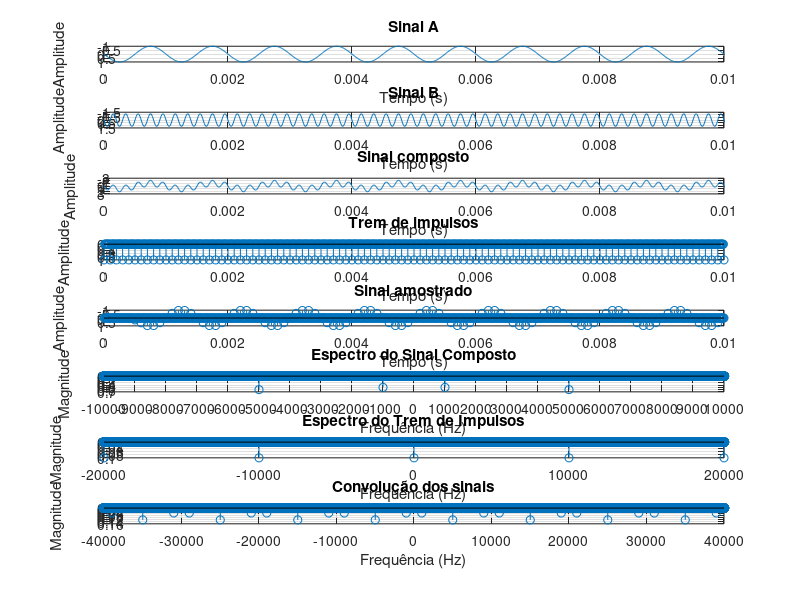

MATLAB code for this plot:
clear;
clc;
close all;

pkg load signal;


% Frequências do sinal analógico de entrada
f1 = 1e3;                   % Senoide desejada (Banda do sinal: 1KHz)
f2 = 5e3;                   % Segunda senoide (Banda do sinal: 5KHz)
% Amplitudes das senoides
A1 = 1.0;
A2 = 1.2;

fAnalog = 1e5;             % Frequência analógica simulada (100 kHz)
Ta = 1/fAnalog;            % Período de amostragem analógico
tempoTotal = 1;            % Tempo total de simulação (1s)
t = 0:Ta:tempoTotal-Ta;    % Vetor de tempo "contínuo"
nPAnalog = length(t);      % Número total de pontos analógicos
fs = 10e3;                 % Frequencia de amostragem(Trem de impulsos)
Ts = 1/fs;                 % Periodo de amostragem(Trem de impulsos)
fNyquist = fs/2;
fCorte = 1e3;
ordemFiltro = 100;
% fs >= 2*f1
kPasso = round(Ts/Ta);
nPlots = 8;                % Número total de plots

sinalA = A1*sin(2*pi*f1*t);

%figure;
subplot(nPlots,1,1);
plot(t, sinalA);
grid on;
xlabel('Tempo (s)');
ylabel('Amplitude');
title('Sinal A');
xlim([0 0.01]);

sinalB = A2*sin(2*pi*f2*t);

%figure;
subplot(nPlots,1,2);
plot(t, sinalB);
grid on;
xlabel('Tempo (s)');
ylabel('Amplitude');
title('Sinal B');
xlim([0 0.01]);

sinalComposto = sinalA + sinalB;

%figure;
subplot(nPlots,1,3);
plot(t,sinalComposto);
grid on;
xlabel('Tempo (s)');
ylabel('Amplitude');
title('Sinal composto');
xlim([0 0.01]);

filtro = fir1(ordemFiltro, fCorte/fNyquist);
sinalFiltrado = filter(filtro, 1, sinalComposto);

tremImpulsos = zeros(1, nPAnalog);
tremImpulsos(1:kPasso:end) = 1;

subplot(nPlots,1,4);
stem(t, tremImpulsos);
grid on;
xlabel('Tempo (s)');
ylabel('Amplitude');
title('Trem de impulsos');
xlim([0 0.01]);

sinalAmostrado = sinalFiltrado .* tremImpulsos;

subplot(nPlots,1,5);
stem(t, sinalAmostrado);
grid on;
xlabel('Tempo (s)');
ylabel('Amplitude');
title('Sinal amostrado');
xlim([0 0.01]);

f = (-nPAnalog/2 : nPAnalog/2 - 1) * (fAnalog / nPAnalog)

sinalCompostoFTT = abs(fftshift(fft(sinalComposto)))/nPAnalog;

subplot(nPlots,1,6);
stem(f, sinalCompostoFTT);
grid on;
xlabel('Frequência (Hz)');
ylabel('Magnitude');
title('Espectro do Sinal Composto');
xlim([-10000 10000]);
xticks(-10000 : 1000 : 10000);

tremImpulsosFTT = abs(fftshift(fft(tremImpulsos)))/nPAnalog;

subplot(nPlots,1,7);
stem(f, tremImpulsosFTT);
grid on;
xlabel('Frequência (Hz)');
ylabel('Magnitude');
title('Espectro do Trem de Impulsos');
xlim([-20000 20000]);
xticks(-200000 : 10000 : 200000);

espectroSinalAmostrado = conv(sinalCompostoFTT,tremImpulsosFTT);

nP_conv = length(espectroSinalAmostrado);
f_conv = linspace(-fAnalog, fAnalog, nP_conv);

subplot(nPlots,1,8);
stem(f_conv, espectroSinalAmostrado);
grid on;
xlabel('Frequência (Hz)');
ylabel('Magnitude');
title('Convolução dos sinais');
xlim([-40000 40000]);
xticks(-40000 : 10000 : 40000);
